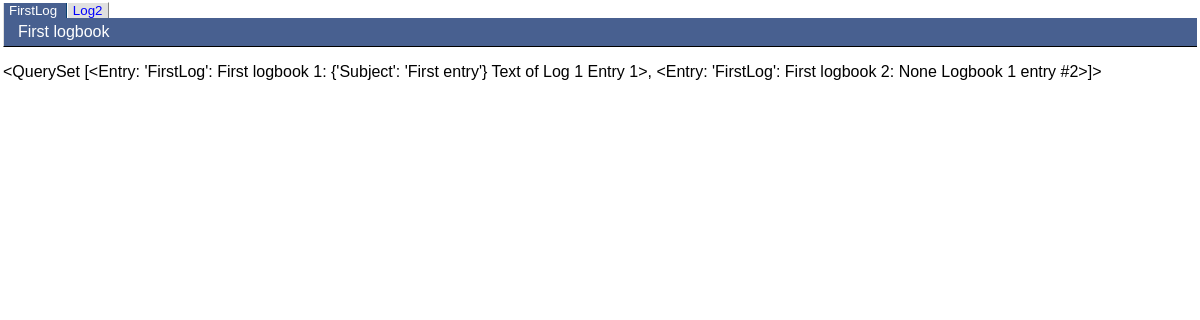
The app's page /FirstLog/ with its own data.
### flexelog/models.py (models this page shows)
class Logbook(models.Model):
    name = models.CharField(
        max_length=MAX_LOGBOOK_NAME,
        blank=False,
        validators=[validate_logbook_name],
        unique=True,
    )
    comment = models.CharField(max_length=50, blank=True)
    config = models.TextField(blank=True, null=True)
    def __str__(self):
        return (
            f"'{self.name}':   {self.comment}"
        )

class Entry(models.Model):
    rowid = models.AutoField(primary_key=True, blank=True)
    lb = models.ForeignKey(Logbook, on_delete=models.PROTECT)
    id = models.IntegerField(blank=True, null=True)
    date = models.TextField(blank=True, null=True)
    attrs = models.JSONField(blank=True, null=True)
    reply_to = models.IntegerField(blank=True, null=True)
    encoding = models.TextField(blank=True, null=True)
    attachments = models.JSONField(blank=True, null=True)
    locked_by = models.TextField(blank=True, null=True)
    text = models.TextField(blank=True, null=True)
    def __str__(self):
        return (
            f"{self.lb} {self.id}: {self.date} {self.attrs} "
            f"{shorten(self.text, 50)}"
        )
    class Meta:
        constraints = [
            models.UniqueConstraint(fields = ("lb", "id"), name="id in logbook")
        ]

### flexelog/views.py (the view)
# urls.py: path("<str:lb_name>/", views.logbook, name="logbook"),
def logbook(request, lb_name):
    try:
        logbook = Logbook.objects.get(name=lb_name)
    except Entry.DoesNotExist:
        raise  # XXX
    context = {
        "logbook": logbook,
        "logbooks": Logbook.objects.all(),
    }
    return render(request, "flexelog/entry_list.html", context)

### flexelog/templates/flexelog/entry_list.html
{% extends "flexelog/base.html" %}
{% block body %}
{% include "flexelog/include/lb_tabs.html" %}
<p>{{ logbook.entry_set.all }}</p>
{% endblock body %}

### flexelog/templates/flexelog/include/lb_tabs.html
<table class="frame" cellpadding="0" cellspacing="0">
<tr>
    <td class="tabs">
    {% for lb in logbooks %}
        <span class="{% if lb.name == logbook.name %}s{% endif %}ltab">
        <a href="{% url 'flexelog:logbook' lb.name %}" title="{{ lb.comment }}">{{ lb.name }}</a>
        </span>
    {% endfor %}
    </td>
</tr>
<tr><td>
<table width="100%" border="0" cellpadding="0" cellspacing="0">
  <tr><td class="title1">&nbsp;&nbsp;{{ logbook.comment }}&nbsp;</td></tr>
</table>
</td></tr>
</table>

### flexelog/static/flexelog/elog.css (style rules this page uses)
body { margin:3px; color:black; background-color:white; font-family:verdana,tahoma,sans-serif; }
a:link { color:#0000FF; text-decoration:none }
td { color:black; font-size:12px; }
.frame { width:100%; }
.tabs { font-family:sans-serif; font-size:10pt; background-color:white; }
.ltab a { background-color:#E0E0E0; padding-left:5px; padding-right:5px; }
.ltab { background-color:#E0E0E0; border-top:1px solid white; border-left:1px solid white; border-right:1px solid gray; }
.sltab a { background-color:#486090; color:white; padding-left:5px; padding-right:5px; }
.sltab { background-color:#486090; color:white; border-left:1px solid #E0E0E0; border-right:1px solid #084070; }
.title1 { padding:5px; background-color:#486090; border-bottom:1px solid black; border-left:1px solid #E0E0E0; color:white; font-size:medium; font-family:sans-serif; text-align:left; }

### records on screen
Logbook: name "FirstLog", comment "First logbook", entry_set.all "<QuerySet [<Entry: 'FirstLog': First logbook 1: {'Subject': 'First entry'} Text of Log 1 Entry 1>, <Entry: 'FirstLog': First logbook 2: None Logbook 1 entry #2>]>"
Logbook: name "Log2"
